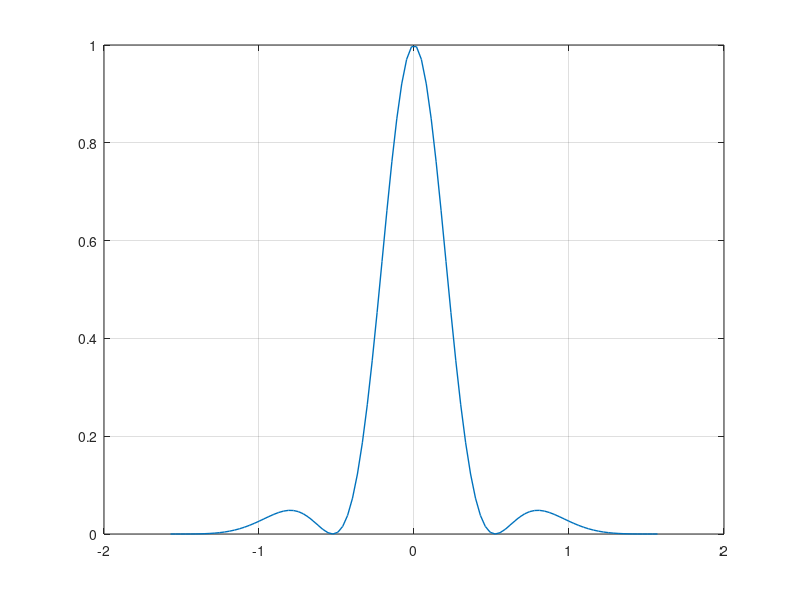

This chart was generated by the following MATLAB code: (Note: this script raises an error after producing the figure.)
%% ANTENNES INTELIGENTES TP


%% VARIABLES GLOBALES


clc
clear all; % effacement de toutes les variables de l�espace travail
close all; % fermeture de tous les fichiers (�ventuellement) ouverts
global NOMBRE_ANTENNES; % nombre total de capteurs de l�antenne
global BINARY_DATA_RATE; % d�bit de la source binaire transmise
global FACTEUR_SURECH; % facteur de sur-�chantillonnage au r�cepteur
global ROLL_OFF_FACTOR; % facteur de retomb�e des filtres en cosinus sur-�l�v�
global SAMPLING_FREQ; % fr�quence d��chantillonage du signal au r�cepteur
global BAUD_RATE; % rapidit� de modulation des donn�es transmises

%% INIT PARAMETRES

%=============================================================================
% 1- Exemple d�initialisation des ces param�tres
%=============================================================================
ROLL_OFF_FACTOR=0.3;
NOMBRE_ANTENNES=16;
FACTEUR_SURECH=2;
BANDWIDTH=200e3;
DUREE_SYMBOLE=1/BANDWIDTH;
BAUD_RATE=1/DUREE_SYMBOLE;
SAMPLING_FREQ=FACTEUR_SURECH*BAUD_RATE;
d_sur_lambda = [.125 .25 .5];
M = 16;

%% ALGORITHME SIMPLE DE 
 

nombre_points = 100;
phi = linspace(-pi/2,pi/2,nombre_points);
v = zeros(M,1);%

M_const = 1/M^0.5;
w = ones(16,1)*M_const;
for j = 1:3
    for i = 1:size(phi,2)
        for m = 1:size(v,1)
         v(m) = M_const*exp(-1i*2*pi*d_sur_lambda(j)*(m-1)*sin(phi(i)));  
        end
        C(i) = w'*v;
    end

    C = abs(C).^2;
    figure(); 
    plot(phi,(C),'LineWidth',1);
    grid on
    figure();
    TracePolar(phi,(C), -50);
end
%% GENERATION DE SIGNALES

%=============================================================================
% 2- G�n�ration des signaux sur l�ensemble des capteurs
%=============================================================================
% 
Phis = 0;%20*pi/180; % dangle d�incidence du signal utile
Phi1 = -30*pi/180 % angle d�incidence du premier interf�rent
Phi2 = 60*pi/180 %  angale d�incidence du second interf�rent
RSB = 30; % rapport de puissance (en dB) entre le signal utile
% et le bruit au niveau de chaque capteur
RSI1 = 300 % rapport de puissance (en dB) entre le signal utile et l�interf�rent n?1
RSI2 = 300 % rapport de puissance (en dB) entre le signal utile et l�interf�rent n?2


[MatriceR,MatriceS,Sig,BinaireIn,PenteSCurve] = ...
    GeneSignaux(Phis,Phi1,Phi2,RSB,RSI1,RSI2);


%code rajoute pour moi
%========================================================
%calcule de la sortie y 
M = 16;
w = ones(16,1)*1/M^0.5;
y = zeros(1,size(Sig,2));
for id =1:size(Sig,2)
    y(id) = w'* Sig(:,id);
end

%diagramme de l'oeil pour l' entree
 eyediagram(Sig(1,:),2*FACTEUR_SURECH) ;
% %diagramme de l'oeil pour la sortie
 eyediagram(y,2*FACTEUR_SURECH) ;






%% RAPPORT  PUISSANCE SIGNAl - BRUIT

% %output
% a = 3.0075;
% b = 3.03525;
% %input
% aa = 0.73625;
% bb = 0.7375;
% Ps_out = a*a+b*b;
% Ps_in  = aa*aa+bb*bb;
% 
% G = Ps_out/Ps_in
% 
% %% DOCUMENTATION
% 
% h = get(0,'children');
% for i=length(h):-1:1
%   saveas(h(i), ['exo2_' num2str(length(h)+1-i)], 'png');
% end











